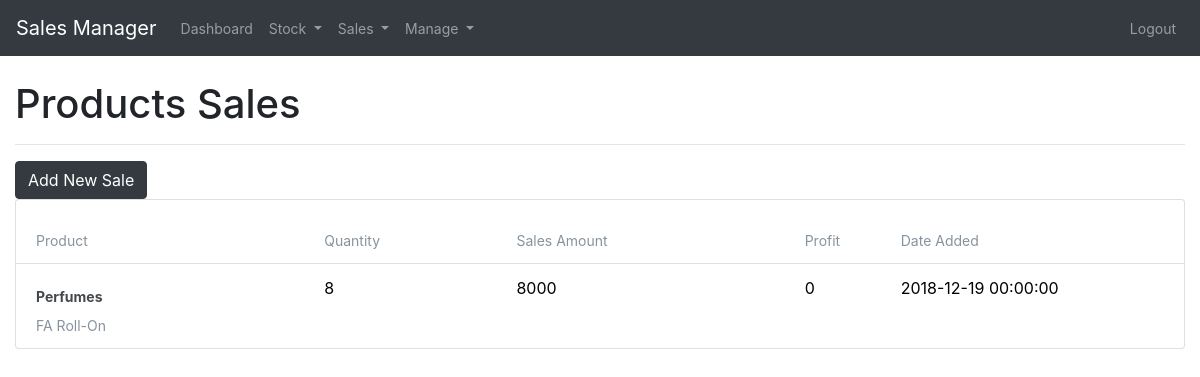
/sales_history (signed in), run on the app's committed database.
### app.py (models this page shows)
class Sales(db.Model):
    id =db.Column(db.Integer, primary_key=True)
    name = db.Column(db.String(50), nullable=False)
    category = db.Column(db.String(50), nullable=False)
    quantity = db.Column(db.Integer, nullable=False)
    profit = db.Column(db.Integer, nullable=False)
    sales_amount = db.Column(db.Integer, nullable=False)
    create_date = db.Column(db.DateTime, nullable=False)

### app.py (the view)
@app.route('/sales_history')
@is_logged_in
def sales_history():
    sales = Sales.query.all()
    if len(sales) > 0:
        return render_template('sales_history.html', sales=sales)
    else:
        msg = 'You Currently have NO Sales!'
        return render_template('home.html', msg=msg)

### app.py (called while the page is built)
def is_logged_in(f):
    @wraps(f)
    def wrap(*args, **kwargs):
        if 'logged_in' in session:
            return f(*args, **kwargs)
        else:
            flash('Unathorized! Please login', 'danger')
            return redirect(url_for('login'))
    return wrap

### templates/sales_history.html
{% extends 'layout.html' %}
{% block body %}
<div class="container-fluid">
  <h1>Products Sales</h1>
  <hr>
  <a class="btn btn-dark" href="/add_sales">Add New Sale </a>
   <ul class="list-group">
       <li class="list-group-item">
          <div class = "row">
             <div class="col-sm-3 description">
               <span>Product</span>
             </div>
             <div class="col-sm-2 description">
               <span>Quantity</span>
             </div>
             <div class="col-sm-3 description">
               <span>Sales Amount</span>
             </div>
             <div class="col-sm-1 description">
               <span>Profit</span>
             </div>
              <div class="col-sm-3 description">
                <span>Date Added </span>
              </div>
          </div>
        </li>
    {% for sale in sales %}
      <li class="list-group-item">
        <div class = "row">
           <div class="col-sm-3 description">
             <span>{{sale.category}}</span>
             <span>{{sale.name}}</span>
           </div>
           <div class="col-sm-2">
             <span>{{sale.quantity}}</span>
           </div>
           <div class="col-sm-3">
             <span>{{sale.sales_amount}}</span>
           </div>
           <div class="col-sm-1">
             <span>{{sale.profit}}</span>
           </div>
           <div class="col-sm-3">
             <span>{{sale.create_date}}</span>
           </div>
        </div>
      </li>
    {% endfor %}
   </ul>
</div>
{% endblock %}

### static/css/style.css (style rules this page uses)
.list-group-item { color: black !important; }
.row { padding-right: 5px; }
.description { padding-top: 10px; width: 100px; }
.description span { display: block; font-size: 14px; color: #43484D; font-weight: 700; }
.description span:last-child { font-weight: 400; margin-top: 8px; color: #86939E; }

### data on the page
Sales: category "Perfumes", name "FA Roll-On", quantity "8", sales_amount "8000", profit "0", create_date "2018-12-19 00:00:00"
